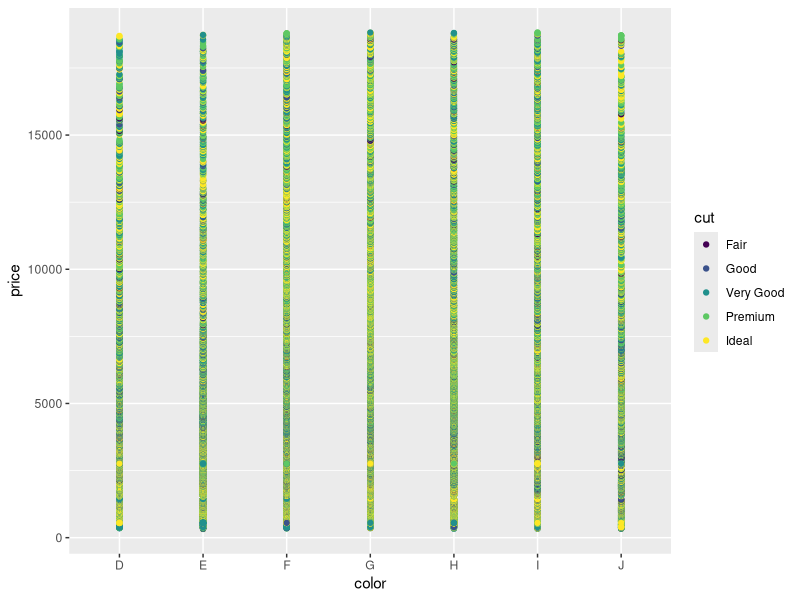
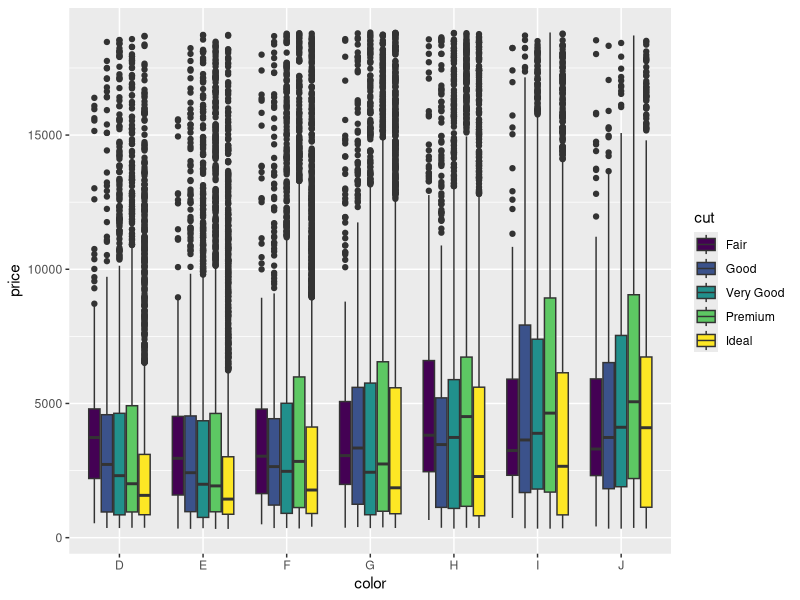
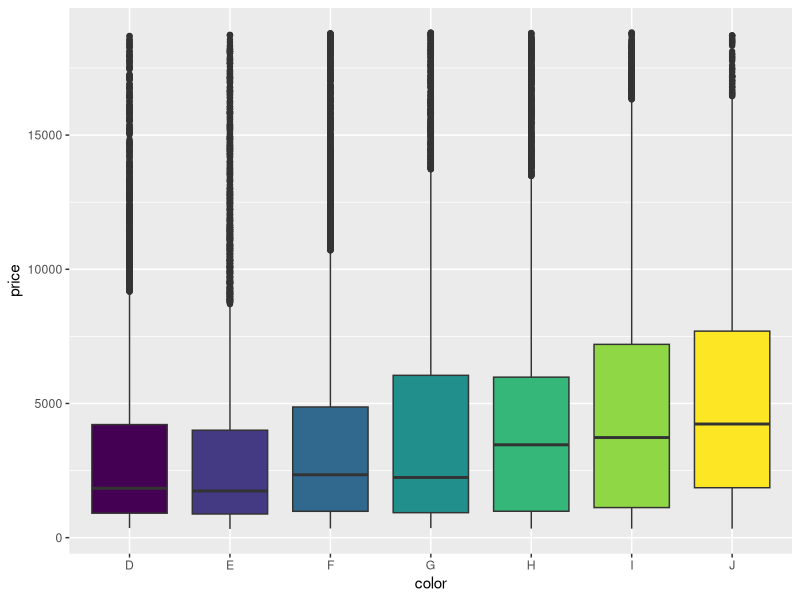
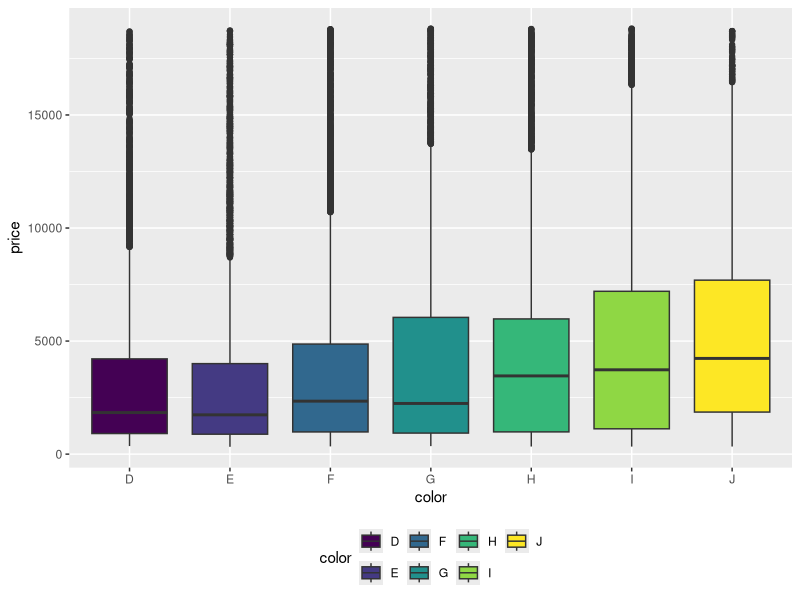
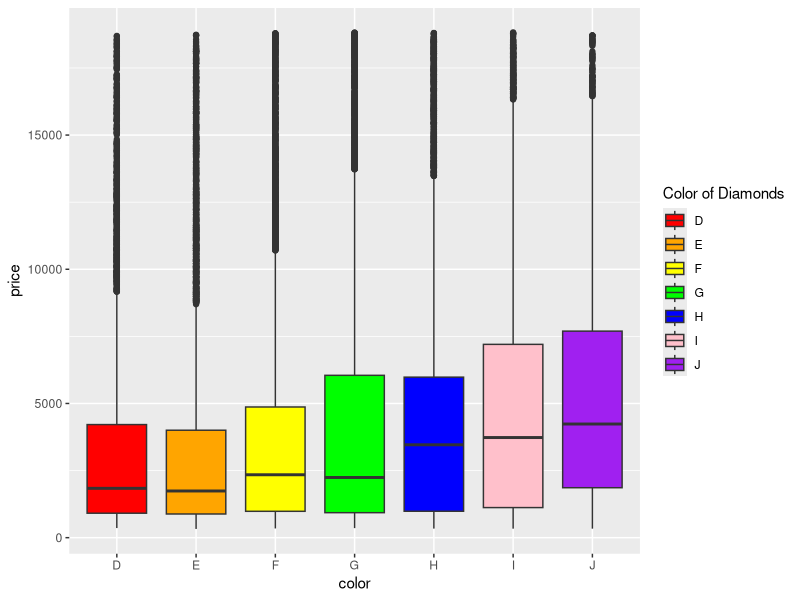
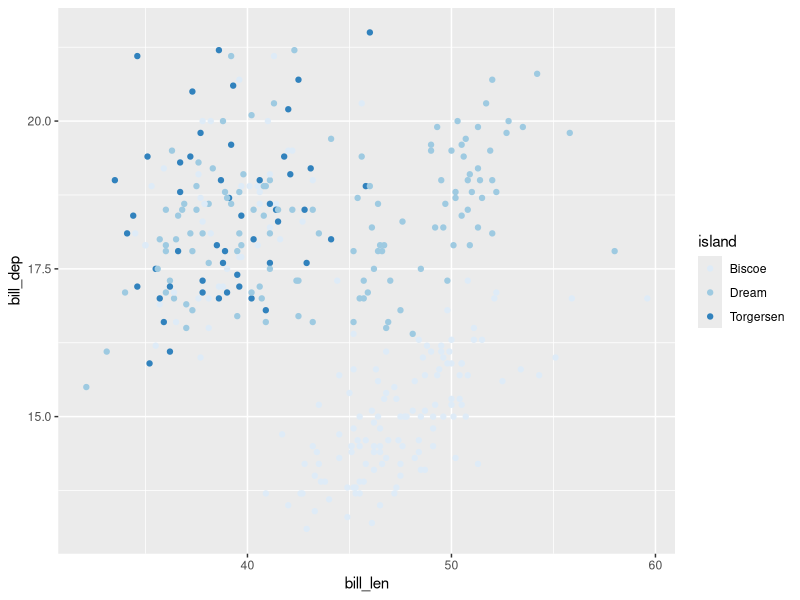
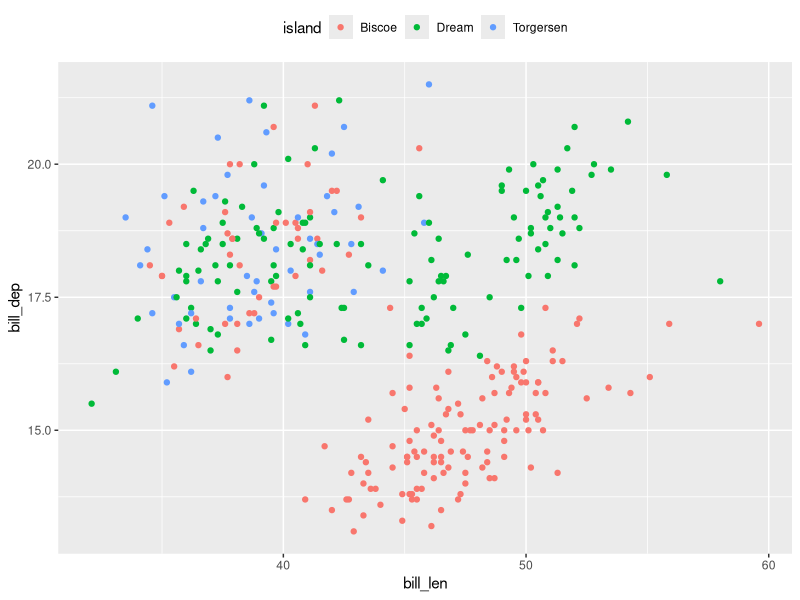

These figures' R source, in order: (Note: this script raises an error after producing the figures.)
## ---- chunk 1
library(tidyverse)
ggplot(diamonds, aes(color, price, color= cut))+ geom_point()# not super helpful 
ggplot(diamonds, aes(color, price, fill=cut)) + geom_boxplot()

ggplot(diamonds, aes(color, price, fill = color)) + geom_boxplot() + theme(legend.position = "none")
## ---- chunk 2
ggplot(diamonds, aes(color, price, fill = color)) + geom_boxplot() + theme(legend.position = "bottom")
## ---- chunk 3
ggplot(diamonds, aes(color, price, fill = color)) + geom_boxplot() + scale_fill_manual(values = c("red", "orange", "yellow", "green", "blue", "pink", "purple"), name = "Color of Diamonds")
## ---- chunk 4

## ---- chunk 5
data(penguins)
library(ggplot2)
ggplot(penguins, aes(bill_len, bill_dep, color = island)) + geom_point() + scale_color_brewer(palette = "Blues")
## ---- chunk 6
ggplot(penguins, aes(bill_len, bill_dep, color = island)) + geom_point() + theme(legend.position = "top")
## ---- chunk 7
ggplot(penguins, aes(bill_length_mm, bill_depth_mm, color = island)) + geom_point() + theme(legend.position = "none")
## ---- chunk 8
ggplot(penguins, aes(bill_length_mm, bill_depth_mm, color = island))+ geom_point() + scale_color_brewer(palette = "Blues", name = "Island Habitant") + theme(legend.position = "top")
## ---- chunk 9
library(viridis)
ggplot(penguins, aes(bill_len, bill_dep, color = flipper_len)) + geom_point() + scale_color_viridis(discrete = FALSE, option = "magma")
## ---- chunk 10
ggplot(diamonds, aes(color, price, color= cut))+ geom_boxplot() + facet_wrap(~cut)


## ---- chunk 11
colorPriceGraph <- ggplot(diamonds, aes(color, price, color = cut)) + geom_boxplot()
colorPriceGraph + facet_wrap(~cut)
## ---- chunk 12
levels(diamonds$cut) <- c("fair cut", "good cut", "very good cut", "premium cut", "ideal cut")
ggplot(diamonds, aes(color, price, color = cut)) + geom_boxplot() + facet_wrap(~cut)
## ---- chunk 13
labels <- c("fair cut" = "Faur", "good cut" = "Good",  "very good cut" = "Very Good", "premium cut" = "Premium", "ideal cut" = "Ideal")
ggplot(diamonds, aes(color, price, color = cut)) + geom_point() + facet_wrap(~cut, labeller = as_labeller(labels))
## ---- chunk 14
data(mtcars)
ggplot(mtcars, aes(mpg, hp, color = as.factor(gear))) + geom_point() + facet_wrap(~gear) 
## ---- chunk 15
ggplotExample <- ggplot(penguins, aes(species, flipper_len, fill = island)) + geom_boxplot() + scale_fill_viridis(discrete = TRUE, option = "magma") + theme_classic() + ggtitle(label = "Penguin Flipper Length Across Species and Islands") + xlab("Species Name") + ylab("Flipper Length in Hillmeters") + theme(text = element_text(family = "serif", size = 18))

ggplotExample
## ---- chunk 16
ggsave("PenguinFlipperLength.tiff", width = 10, height = 10, units = "in", dpi = 380)
## ---- chunk 17
